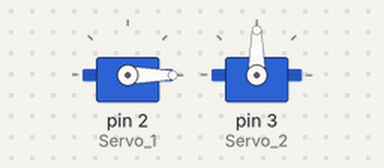
Bench run of a sketch on a simulated Arduino Uno, built with avr-gcc and run on an emulated ATmega328P. Parts: 2 × servo.

Above: at 0.05 s.
At 9.95 s:
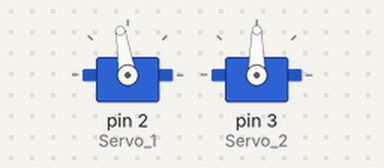
At 19.96 s:
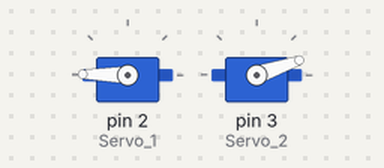
At 39.88 s:
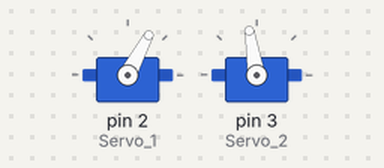
Timing chart, 0 to 40.0 s (numbered marks = the images above):
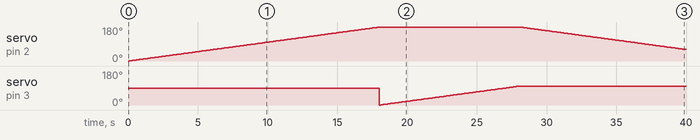

The sketch:

Plataforma_2_ejes.ino
```cpp
/*
Talos Electronics
Rafael Lozano Rolón
25/Noviembre/2015
*/
#include <Servo.h> //Libreria para Servomotores

Servo Servo_1;
Servo Servo_2;

int Angulo = 0;    // Variable que contendra el angulo de giro del servo
int Angulo_2=0;    // Variable que contendra el angulo de giro del servo
void setup()
{
  Servo_1.attach(2);  // Definir el pin (2) que se utilizara para el control del servo
  Servo_2.attach(3);  // Definir el pin (3) que se utilizara para el control del servo
}


void loop()
{
  for(Angulo= 0;Angulo < 180; Angulo += 1)  //Incrementar de 1 en 1 el angulo que va de 0° hasta 180°
  {
    Servo_1.write(Angulo);                  // Decirle al Servo_1 que se mueva los grados que estan en la variable angulo
    delay(100);                              // Esperar 15 ms para que el servo alcance la posicion
  }

  for(Angulo_2= 0;Angulo_2 < 100; Angulo_2 += 1)  //Incrementar de 1 en 1 el angulo que va de 0° hasta 180°
  {
    Servo_2.write(Angulo_2);                  // Decirle al Servo_1 que se mueva los grados que estan en la variable angulo
    delay(100);                              // Esperar 15 ms para que el servo alcance la posicion
  }

  for(Angulo = 180; Angulo>=1; Angulo-=1)    // Decrementar de 1 en 1 el angulo que va de 180° hasta 0°
  {
    Servo_1.write(Angulo);                   // Decirle al Servo_1 que se mueva los grados que estan en la variable angulo
    delay(100);                              // Esperar 15 ms para que el servo alcance la posicion
  }

   for(Angulo_2 = 100; Angulo_2>=1; Angulo_2-=1)    // Decrementar de 1 en 1 el angulo que va de 180° hasta 0°
  {
    Servo_2.write(Angulo_2);                   // Decirle al Servo_2 que se mueva los grados que estan en la variable angulo
    delay(100);                              // Esperar 15 ms para que el servo alcance la posicion
  }

}
```

Measured:
- by itself, servo on pin 2 (Servo_1): rises from 0° to 180° in 27.9 s, then falls to 61° in 11.9 s
- by itself, servo on pin 3 (Servo_2): 90° → 0° at 18.0 s, → 1° 0.10 s later, → 2° 0.10 s later, → 3° 0.10 s later, … (100 changes in this stretch)
